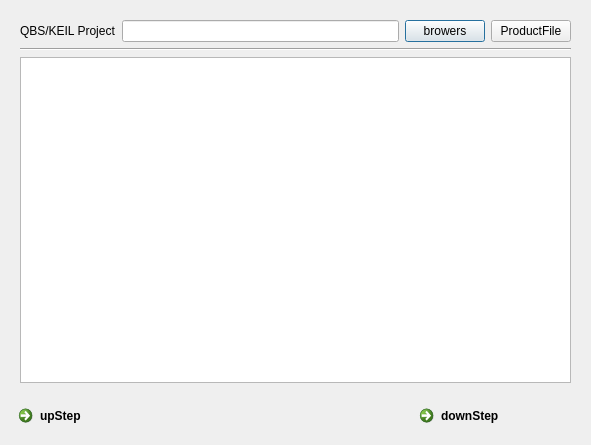
<?xml version="1.0" encoding="UTF-8"?>
<ui version="4.0">
 <class>ImportProjectDialog</class>
 <widget class="QDialog" name="ImportProjectDialog">
  <property name="geometry">
   <rect>
    <x>0</x>
    <y>0</y>
    <width>591</width>
    <height>445</height>
   </rect>
  </property>
  <property name="windowTitle">
   <string>Import QBS/KEIL Project</string>
  </property>
  <layout class="QVBoxLayout" name="verticalLayout">
   <item>
    <widget class="QStackedWidget" name="stackedWidget">
     <widget class="QWidget" name="page">
      <layout class="QVBoxLayout" name="verticalLayout_3">
       <item>
        <layout class="QVBoxLayout" name="verticalLayout_2">
         <item>
          <layout class="QGridLayout" name="gridLayout_2">
           <item row="0" column="2">
            <widget class="QPushButton" name="browersPushButton">
             <property name="text">
              <string>browers</string>
             </property>
            </widget>
           </item>
           <item row="0" column="1">
            <widget class="QLineEdit" name="cubeFileLineEdit"/>
           </item>
           <item row="0" column="0">
            <widget class="QLabel" name="label">
             <property name="text">
              <string>QBS/KEIL Project</string>
             </property>
            </widget>
           </item>
           <item row="0" column="3">
            <widget class="QPushButton" name="ProductFilePushButton">
             <property name="text">
              <string>ProductFile</string>
             </property>
            </widget>
           </item>
          </layout>
         </item>
         <item>
          <widget class="Line" name="line">
           <property name="orientation">
            <enum>Qt::Horizontal</enum>
           </property>
          </widget>
         </item>
         <item>
          <widget class="QTextEdit" name="textEdit"/>
         </item>
        </layout>
       </item>
      </layout>
     </widget>
     <widget class="QWidget" name="page_2">
      <layout class="QVBoxLayout" name="verticalLayout_4">
       <item>
        <widget class="QGroupBox" name="groupBox">
         <property name="font">
          <font>
           <family>微软雅黑</family>
           <pointsize>11</pointsize>
          </font>
         </property>
         <property name="title">
          <string>components</string>
         </property>
         <layout class="QVBoxLayout" name="verticalLayout_6">
          <item>
           <layout class="QVBoxLayout" name="verticalLayout_5">
            <item>
             <layout class="QHBoxLayout" name="horizontalLayout">
              <item>
               <widget class="QLabel" name="label_2">
                <property name="text">
                 <string>RAWOS         </string>
                </property>
               </widget>
              </item>
              <item>
               <spacer name="horizontalSpacer_2">
                <property name="orientation">
                 <enum>Qt::Horizontal</enum>
                </property>
                <property name="sizeHint" stdset="0">
                 <size>
                  <width>40</width>
                  <height>20</height>
                 </size>
                </property>
               </spacer>
              </item>
              <item>
               <widget class="QCommandLinkButton" name="commandLinkButton">
                <property name="text">
                 <string>add</string>
                </property>
                <property name="icon">
                 <iconset resource="image.qrc">
                  <normaloff>:/image/add_database_to_32px_6035_easyicon.net.png</normaloff>:/image/add_database_to_32px_6035_easyicon.net.png</iconset>
                </property>
               </widget>
              </item>
             </layout>
            </item>
            <item>
             <layout class="QHBoxLayout" name="horizontalLayout_2">
              <item>
               <widget class="QLabel" name="label_3">
                <property name="text">
                 <string>CMSIS RTOS</string>
                </property>
               </widget>
              </item>
              <item>
               <spacer name="horizontalSpacer_3">
                <property name="orientation">
                 <enum>Qt::Horizontal</enum>
                </property>
                <property name="sizeHint" stdset="0">
                 <size>
                  <width>40</width>
                  <height>20</height>
                 </size>
                </property>
               </spacer>
              </item>
              <item>
               <widget class="QCommandLinkButton" name="commandLinkButton_2">
                <property name="text">
                 <string>add</string>
                </property>
                <property name="icon">
                 <iconset resource="image.qrc">
                  <normaloff>:/image/add_database_to_32px_6035_easyicon.net.png</normaloff>:/image/add_database_to_32px_6035_easyicon.net.png</iconset>
                </property>
               </widget>
              </item>
             </layout>
            </item>
            <item>
             <widget class="QListWidget" name="listWidget"/>
            </item>
            <item>
             <spacer name="verticalSpacer">
              <property name="orientation">
               <enum>Qt::Vertical</enum>
              </property>
              <property name="sizeHint" stdset="0">
               <size>
                <width>20</width>
                <height>40</height>
               </size>
              </property>
             </spacer>
            </item>
           </layout>
          </item>
         </layout>
        </widget>
       </item>
      </layout>
     </widget>
    </widget>
   </item>
   <item>
    <layout class="QGridLayout" name="gridLayout">
     <item row="0" column="2">
      <widget class="QCommandLinkButton" name="downButton">
       <property name="text">
        <string>downStep</string>
       </property>
       <property name="icon">
        <iconset resource="image.qrc">
         <normaloff>:/image/arrow_right_double_32px_539538_easyicon.net.png</normaloff>:/image/arrow_right_double_32px_539538_easyicon.net.png</iconset>
       </property>
      </widget>
     </item>
     <item row="0" column="1">
      <spacer name="horizontalSpacer">
       <property name="orientation">
        <enum>Qt::Horizontal</enum>
       </property>
       <property name="sizeHint" stdset="0">
        <size>
         <width>40</width>
         <height>20</height>
        </size>
       </property>
      </spacer>
     </item>
     <item row="0" column="0">
      <widget class="QCommandLinkButton" name="upButton">
       <property name="text">
        <string>upStep</string>
       </property>
       <property name="icon">
        <iconset resource="image.qrc">
         <normaloff>:/image/arrow_left_double_32px_539534_easyicon.net.png</normaloff>:/image/arrow_left_double_32px_539534_easyicon.net.png</iconset>
       </property>
      </widget>
     </item>
    </layout>
   </item>
  </layout>
 </widget>
 <resources>
  <include location="image.qrc"/>
 </resources>
 <connections/>
</ui>
